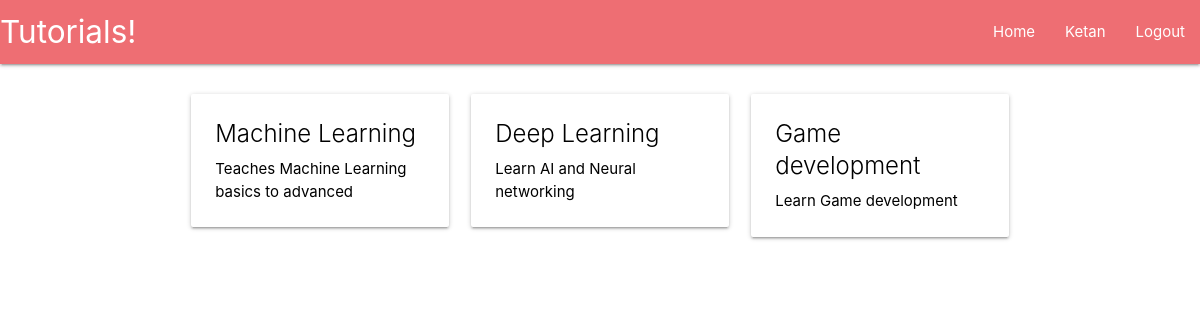
The app's page /learn-advanced-python (signed in) with its own data.
### main/models.py (models this page shows, shortened)
class TutorialSeries(models.Model):
    tutorial_series = models.CharField(max_length=200)
    tutorial_category = models.ForeignKey(TutorialCategory, default=1, verbose_name="Category", on_delete=models.SET_DEFAULT)
    series_summary = models.CharField(max_length=200)
    class Meta:
        verbose_name_plural = "Series"

### main/views.py (the view, shortened to what this page needs)
# urls.py: path('<single_slug>', views.single_slug, name='single_slug'),
def single_slug(request, single_slug):
	categories = [c.category_slug for c in TutorialCategory.objects.all()]
	if single_slug in categories:
		matching_series = TutorialSeries.objects.filter(tutorial_category__category_slug=single_slug)
		series_urls = {}
		for m in matching_series.all():
			part_one = Tutorial.objects.filter(tutorial_series__tutorial_series=m.tutorial_series).earliest('tutorial_published')
			series_urls[m] = part_one.tutorial_slug
		return render(request, 'main/category.html', {'part_ones': series_urls})

### main/templates/main/category.html
{% extends 'main/header.html' %}
{% block content %}
    <div class="row">
        {% for tut, partone in part_ones.items %}
            <div class="col s12 m6 l4">
                <a href="{{partone}}", style="color:#000">
                    <div class="card hoverable">
                        <div class="card-content">
                            <div class="card-title">{{tut.tutorial_series}}</div>
                            <p>{{tut.series_summary}}</p>
                        </div>
                    </div>
                </a>
            </div>
        {% endfor %}
    </div>
{% endblock %}

### main/templates/main/includes/navbar.html
<nav>
  <div class="nav-wrapper">
    <a href="/" class="brand-logo">Tutorials!</a>
    <ul id="nav-mobile" class="right hide-on-med-and-down">
      <li><a href="/">Home</a></li>
      {% if user.is_authenticated %}
          <li><a href="/account">{{user.username|title}}</a></li>
          <li><a href="/logout">Logout</a></li>
      {% else %}
          <li><a href="/login">Login</a></li>
          <li><a href="/register">Register</a></li>
      {% endif %}
    </ul>
  </div>
</nav>

### records on screen
TutorialSeries: tutorial_series "Machine Learning", series_summary "Teaches Machine Learning basics to advanced"
TutorialSeries: tutorial_series "Deep Learning", series_summary "Learn AI and Neural networking"
TutorialSeries: tutorial_series "Game development", series_summary "Learn Game development"

### other values on screen
{{ user.username|title }} "Ketan"
